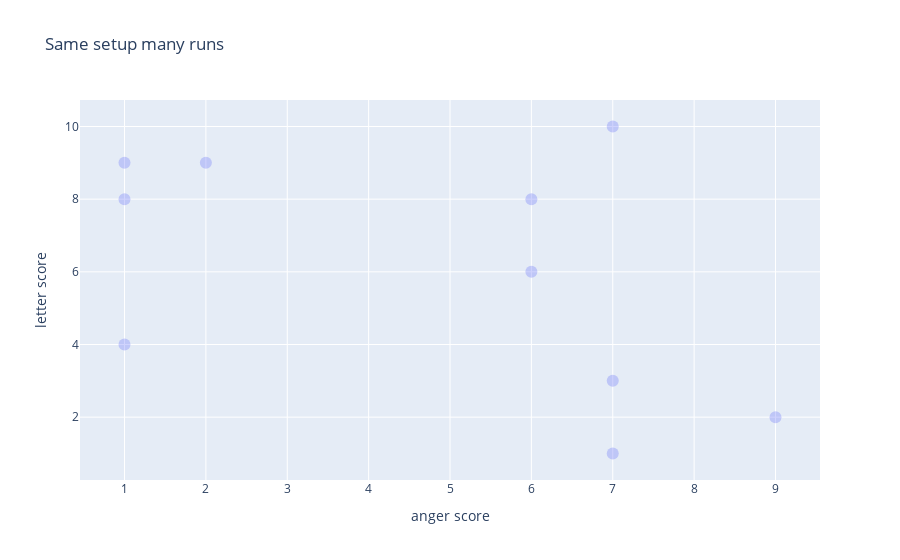

Source (notebook cell):
### Code cell
fig = px.scatter(x=e1, y=e2, labels={'x': 'anger score', 'y': 'letter score'}, title="Same setup many runs", opacity=0.3, size_max=12)
fig.update_traces(marker=dict(size=12))
fig.show()

### Figure 1 — Plotly figure (JSON) as saved in the notebook; plotly's stock layout.template omitted (floating-point values rounded to 4 significant figures)
{"data": [{"hovertemplate": "anger score=%{x}<br>letter score=%{y}<extra></extra>", "legendgroup": "", "marker": {"color": "#636efa", "opacity": 0.3, "size": 12, "symbol": "circle"}, "mode": "markers", "name": "", "orientation": "v", "showlegend": false, "type": "scatter", "x": [7, 6, 1, 1, 2, 9, 7, 1, 6, 7], "xaxis": "x", "y": [10, 6, 4, 8, 9, 2, 3, 9, 8, 1], "yaxis": "y"}], "layout": {"legend": {"tracegroupgap": 0}, "title": {"text": "Same setup many runs"}, "xaxis": {"anchor": "y", "domain": [0, 1], "title": {"text": "anger score"}}, "yaxis": {"anchor": "x", "domain": [0, 1], "title": {"text": "letter score"}}}}
